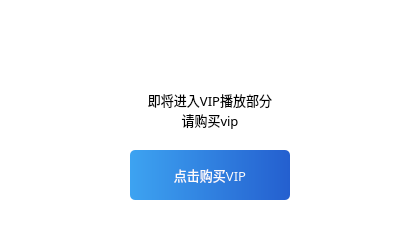
<?xml version="1.0" encoding="UTF-8"?>
<ui version="4.0">
 <class>InfoForm</class>
 <widget class="QWidget" name="InfoForm">
  <property name="geometry">
   <rect>
    <x>0</x>
    <y>0</y>
    <width>420</width>
    <height>240</height>
   </rect>
  </property>
  <property name="windowTitle">
   <string>Form</string>
  </property>
  <property name="styleSheet">
   <string notr="true">background-color: rgb(255, 255, 255);</string>
  </property>
  <widget class="QPushButton" name="connectButton">
   <property name="geometry">
    <rect>
     <x>130</x>
     <y>150</y>
     <width>160</width>
     <height>50</height>
    </rect>
   </property>
   <property name="font">
    <font>
     <family>黑体</family>
     <pointsize>10</pointsize>
    </font>
   </property>
   <property name="styleSheet">
    <string notr="true">QPushButton{
	color: rgb(251, 251, 251);
	border:0px groove gray;border-radius:5px;padding:2px 4px;border-style: outset;
	background-color: qlineargradient(spread:pad, x1:0, y1:0, x2:1, y2:0, stop:0 rgba(61,163,241, 255), stop:1 rgba(36,95,207, 255));
}
QPushButton:hover{
	color: rgb(251, 251, 251);
	border:0px groove gray;border-radius:5px;padding:2px 4px;border-style: outset;
	background-color: qlineargradient(spread:pad, x1:0, y1:0, x2:1, y2:0, stop:0 rgba(36, 95, 207, 255), stop:1 rgba(61, 163, 241, 255));
}
QPushButton:pressed{
	color: rgb(251, 251, 251);
	border:0px groove gray;border-radius:5px;padding:2px 4px;border-style: outset;
	background-color: qlineargradient(spread:pad, x1:0, y1:0, x2:1, y2:0, stop:0 rgba(61,163,241, 255), stop:1 rgba(36,95,207, 255));
}</string>
   </property>
   <property name="text">
    <string>点击购买VIP</string>
   </property>
  </widget>
  <widget class="QPushButton" name="closeButton">
   <property name="geometry">
    <rect>
     <x>380</x>
     <y>10</y>
     <width>25</width>
     <height>25</height>
    </rect>
   </property>
   <property name="styleSheet">
    <string notr="true">QPushButton{
image: url(:/UI/images/close-tanchuang.png);
background-color: transparent;
border:0px;
}
QPushButton:hover{
image: url(:/UI/images/close-tanchuang.png);
background-color: transparent;
border:0px;
}
QPushButton:pressed{
image: url(:/UI/images/close-tanchuang.png);
background-color: transparent;
border:0px;
}</string>
   </property>
   <property name="text">
    <string/>
   </property>
  </widget>
  <widget class="QLabel" name="label">
   <property name="geometry">
    <rect>
     <x>0</x>
     <y>0</y>
     <width>420</width>
     <height>72</height>
    </rect>
   </property>
   <property name="styleSheet">
    <string notr="true">background-image: url(:/UI/images/tanchuangbg.jpg);
background-color: transparent;</string>
   </property>
   <property name="text">
    <string/>
   </property>
  </widget>
  <widget class="QLabel" name="textLb">
   <property name="geometry">
    <rect>
     <x>60</x>
     <y>90</y>
     <width>300</width>
     <height>40</height>
    </rect>
   </property>
   <property name="font">
    <font>
     <family>黑体</family>
     <pointsize>10</pointsize>
    </font>
   </property>
   <property name="text">
    <string>即将进入VIP播放部分
请购买vip</string>
   </property>
   <property name="alignment">
    <set>Qt::AlignHCenter|Qt::AlignTop</set>
   </property>
   <property name="wordWrap">
    <bool>true</bool>
   </property>
  </widget>
  <zorder>connectButton</zorder>
  <zorder>label</zorder>
  <zorder>closeButton</zorder>
  <zorder>textLb</zorder>
 </widget>
 <resources/>
 <connections/>
</ui>
